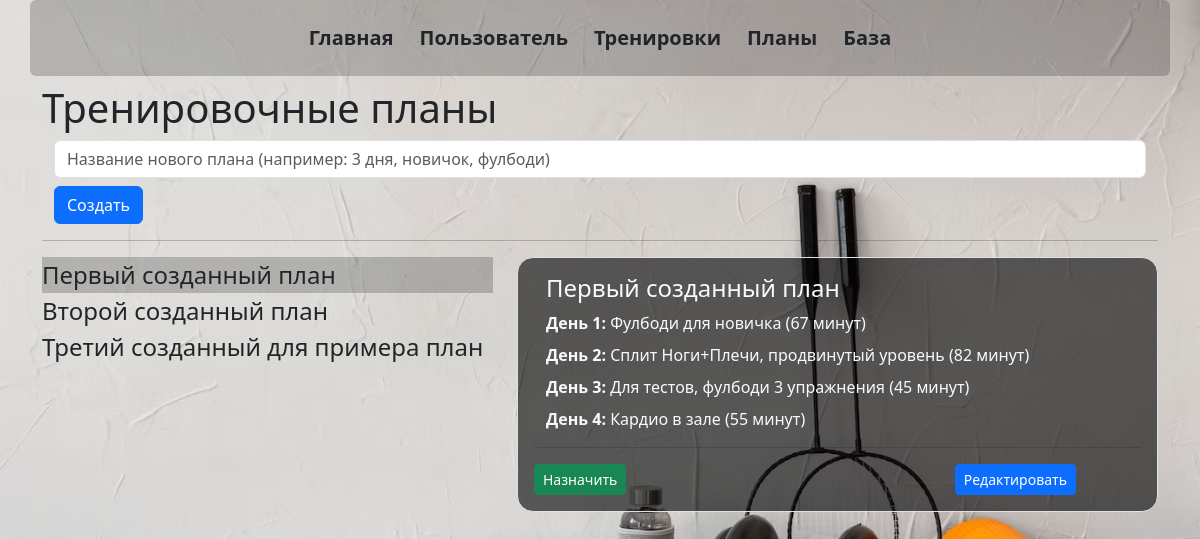
Page /plans_all on the earlier database version.
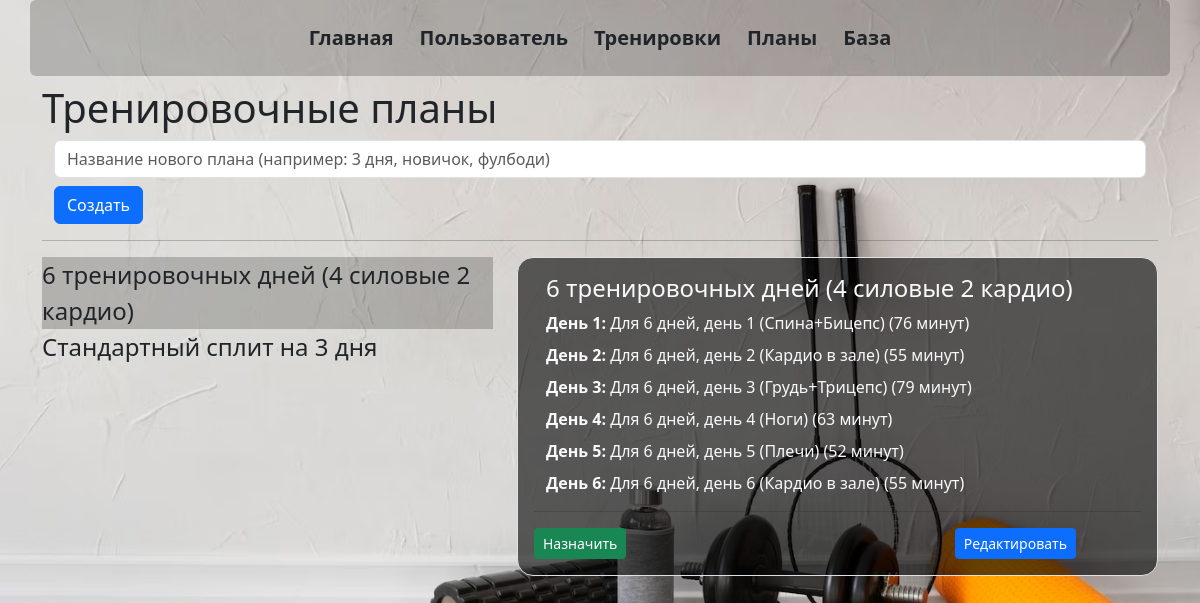
Same page on the later database version.
### _models.py (models this page shows, shortened)
class Plan(db.Model):
    __tablename__ = 'plans'
    id = db.Column(db.Integer, primary_key=True)
    name = db.Column(db.String, default='New Plan')
    owner = db.Column(db.String, default='Admin')
    trainings = relationship('Training', secondary='plan_trainings', back_populates='plans')

class Training(db.Model):
    __tablename__ = 'trainings'
    training_id = db.Column(db.Integer, primary_key=True)
    name = db.Column(db.String(50), nullable=False)
    exercises = relationship('Exercise', secondary='training_exercises', overlaps="trainings")
    user_trainings = relationship('UserTraining', back_populates='training')
    plans = relationship('Plan', secondary='plan_trainings', back_populates='trainings')

### main.py (the view)
@app.route('/plans_all', methods=['POST', 'GET'])
def plans_all():
    plans = Plan.query.all()
    plan_trainings = Plan_Trainings.query.all()
    trains = Training.query.all()
    trainings_in_plan = {}  # {plan: [trains], ...}
    for plan in plans:
        trainings_in_plan[plan] = []
        for plan_train in plan_trainings:
            for train in trains:
                if train.training_id == plan_train.training_id and plan_train.plan_id == plan.id:
                    train_time = 0
                    for exercise in train.exercises:
                        te = TrainingExercise.query.filter_by(training_id=train.training_id, exercise_id=exercise.exercise_id).first()
                        train_time += te.sets * exercise.time_per_set
                    trainings_in_plan[plan].append([train, train_time])
    return render_template('plans_all.html', trainings_in_plan=trainings_in_plan)

### templates/plans_all.html (shortened to what this page needs)
{% extends 'base.html' %}
{% block body %}
<h1>Тренировочные планы</h1>
<form action="/plan_new/0" method="post">
    <div class="container mb-2">
        <input type="text" name="plan_name" id="plan_name" class="form-control" placeholder="Название нового плана (например: 3 дня, новичок, фулбоди)" required>
    </div>
    <div class="container mb-2">
        <input type="submit" class="btn btn-primary" value="Создать">
    </div>
</form>
<hr>
<div class="row">
    <div class="col-5">
        <div class="list-group" id="list-tab" role="tablist">
        {% for plan, trains in trainings_in_plan.items() %}
          <a class="nav-link {% if loop.index == 1 %} active {% endif %} link-underline link-underline-opacity-0 bg-opacity-0 fs-4" data-bs-toggle="list" href="#plan{{plan.id}}" role="tab">
              {{plan.name}}
          </a>
          {% endfor %}
        </div>
    </div>
    <div class="col-7">
        <div class="tab-content" id="nav-tabContent">
          {% for plan, trains in trainings_in_plan.items() %}
            <div class="tab-pane fade {% if loop.index == 1 %} show active {% endif %} border rounded-4 bg-opacity-60 p-3" id="plan{{plan.id}}" role="tabpanel" >
                <div class="container text-light">
                <h4>{{plan.name}}</h4>
                    </div>
                {% for i in range(trains|length) %}
                <div class="container mb-2 text-light">
                    <b>День {{i+1}}: </b> {{trains[i][0].name}} ({{ trains[i][1] }} минут)
                </div>
                {% endfor %}
                <hr>
                <div class="row">
                    <div class="col-8">
                        <a href="/assign_training/{{plan.id}}" class="btn btn-success btn-sm">Назначить</a>
                    </div>
                    <div class="col-4">
                        <a href="/plan_new/{{plan.id}}" class="btn btn-primary btn-sm">Редактировать</a>
                    </div>
                </div>
            </div>
          {% endfor %}
        </div>
    </div>
</div>
{% endblock %}

### templates/base.html (shortened to what this page needs)
<!doctype html>
<html lang="ru">
<head>
    <link rel="stylesheet" href="{{ url_for('static', filename='css/bootstrap.min.css' )}}">
    <link rel="stylesheet" href="{{ url_for('static', filename='css/main.css' )}}">
</head>
<body>
    <div class="container text-primary bg-opacity-20 rounded-2">
        <header class="d-flex flex-wrap justify-content-center py-3 mb-2 fs-5 fw-semibold" >
            <ul class="nav nav-pills ">
                <li class="nav-item"><a href="/" class="fs-5 fw-semibold btn">Главная</a></li>
                <li class="nav-item"><a href="/users_center" class="fs-5 fw-semibold btn">Пользователь</a></li>
                <li class="nav-item"><a href="/new_train" class="fs-5 fw-semibold btn">Тренировки</a></li>
                <li class="nav-item"><a href="/plans_all" class="fs-5 fw-semibold btn">Планы</a></li>
                <li class="nav-item"><a href="/migration" class="fs-5 fw-semibold btn">База</a></li>
            </ul>
        </header>
    </div>
    <div class="container">
        {% block body %}{% endblock %}
    </div>
</body>
</html>

### static/css/main.css (style rules this page uses)
body { background-image: url('../imgs/background.jpg'); background-size: cover; background-repeat: no-repeat; background-attachment: fixed; }
.bg-opacity-20 { background-color: rgba(0, 0, 0, 0.2); }
.bg-opacity-60 { background-color: rgba(0, 0, 0, 0.6); }
.bg-opacity-0 { background-color: rgba(0, 0, 0, 0); transition: background-color 0.3s; }
.nav-link.active { background-color: rgba(0, 0, 0, 0.2); }

Differences in the rows shown:
removed Plan: name "Первый созданный план", i "1" "2" "3" "4", name "Фулбоди для новичка" "Сплит Ноги+Плечи, продвинутый уровень" "Для тестов, фулбоди 3 упражнения" "Кардио в зале", trains "67" "82" "45" "55"
removed Plan: name "Второй созданный план", shown under "Тренировочные планы"
now on one of the page's lists (row edited): Plan: name "6 тренировочных дней (4 силовые 2 кардио)"
changed Plan: name "Третий созданный для примера план" → "6 тренировочных дней (4 силовые 2 кардио)"
added Plan: name "Стандартный сплит на 3 дня", shown under "Тренировочные планы"
Other differences:
new list line: "День 1 : Для 6 дней, день 1 (Спина+Бицепс) ( 76 минут)"
new list line: "День 2 : Для 6 дней, день 2 (Кардио в зале) ( 55 минут)"
new list line: "День 3 : Для 6 дней, день 3 (Грудь+Трицепс) ( 79 минут)"
new list line: "День 4 : Для 6 дней, день 4 (Ноги) ( 63 минут)"
new list line: "День 5 : Для 6 дней, день 5 (Плечи) ( 52 минут)"
new list line: "День 6 : Для 6 дней, день 6 (Кардио в зале) ( 55 минут)"
